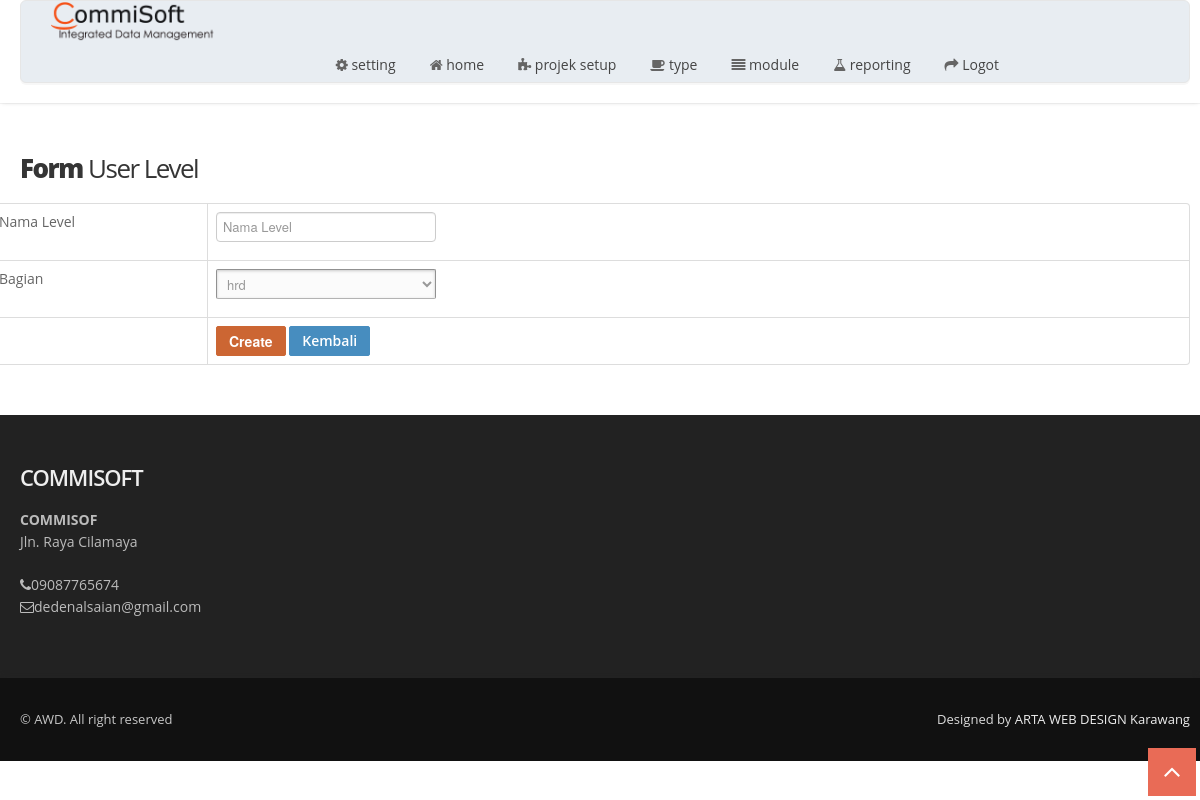
The app's page /index.php/userlevel/create with its own data.
### tables this page shows
CREATE TABLE `tbl_menu`  (
  `id_menu` int(11) NOT NULL AUTO_INCREMENT,
  `title` varchar(50) NOT NULL,
  `url` varchar(30) NOT NULL,
  `icon` varchar(30) NOT NULL,
  `is_main_menu` int(11) NOT NULL,
  `is_aktif` enum('y','n') NOT NULL COMMENT 'y=yes,n=no',
  PRIMARY KEY (`id_menu`) USING BTREE
);

CREATE TABLE `tbl_perusahaan`  (
  `id_perusahaan` int(11) NOT NULL AUTO_INCREMENT,
  `kode` varchar(6) NOT NULL,
  `nama_perusahaan` varchar(100) NOT NULL,
  `biodata` text NOT NULL,
  `no_izin` varchar(50) NOT NULL,
  `no_hp` varchar(20) NOT NULL,
  `no_pajak` varchar(25) NOT NULL,
  `alamat` text NOT NULL,
  `email` varchar(250) NOT NULL,
  `password_email` varchar(250) NOT NULL,
  `tgl_berdiri` date NOT NULL,
  `images` text NOT NULL,
  PRIMARY KEY (`id_perusahaan`) USING BTREE
);

### application/libraries/Template.php (called while the page is built, shortened)
<?php if ( ! defined('BASEPATH')) exit('No direct script access allowed');
class Template {
		var $template_data = array();
		function set($name, $value)
		{
			$this->template_data[$name] = $value;
		}
		function load($template = '', $view = '' , $view_data = array(), $return = FALSE)
		{
			$this->CI =& get_instance();
			return $this->CI->load->view($template, $this->template_data, $return);
		}
}

### application/controllers/Userlevel.php (called while the page is built, shortened)
<?php
class Userlevel extends CI_Controller
{
    public function create()
    {
        $data = array(
            'button' => 'Create',
            'action' => site_url('userlevel/create_action'),
	    'id_user_level' => set_value('id_user_level'),
	    'nama_level' => set_value('nama_level'),
        'bagian' => set_value('bagian'),
	);
        $this->template->load('template','userlevel/tbl_user_level_form', $data);
    }
}

### index.php (called while the page is built, shortened)
<?php
require_once BASEPATH.'core/CodeIgniter.php';

### application/views/template.php (the view, shortened to what this page needs)
<?php $perus = $this->db->get_where('tbl_perusahaan','id_perusahaan=1')->row();?>
<!DOCTYPE html>
<html lang="en">
<head>
  <link href="<?=base_url('') ?>assets/css/bootstrap.css" rel="stylesheet" />
  <link href="<?=base_url('') ?>assets/css/bootstrap-responsive.css" rel="stylesheet" />
  <link href="<?=base_url('') ?>assets/css/flexslider.css" rel="stylesheet" />
  <link href="<?=base_url('') ?>assets/css/prettyPhoto.css" rel="stylesheet" />
  <link href="<?=base_url('') ?>assets/css/camera.css" rel="stylesheet" />
  <link href="<?=base_url('') ?>assets/css/jquery.bxslider.css" rel="stylesheet" />
  <link href="<?=base_url('') ?>assets/css/style.css" rel="stylesheet" />
  <link href="<?=base_url('') ?>assets/color/default.css" rel="stylesheet" />
</head>
<body>
  <div id="wrapper">
    <header>
      <div class="container">
        <div class="row nomargin pricing-box-wrap animated-fast flyIn">
          <div class="span2">
            <div class="logo">
              <a href="<?=base_url('') ?>"><img src="<?=base_url('assets/') ?>img/logo.png" alt="ARTA WEB DESIGN KARAWANG"/></a>
            </div>
          </div>
          <div class="span10">
            <div class="navbar navbar-static-top">
              <div class="navigation">
                <nav>
                  <ul class="nav topnav">
                      <?php
        $setting = $this->db->get_where('tbl_setting',array('id_setting'=>1))->row_array();
        if($setting['value']=='ya'){
            $id_user_level = $this->session->userdata('id_user_level');
            $sql_menu = "SELECT *
            FROM tbl_menu
            WHERE id_menu in(select id_menu from tbl_hak_akses where id_user_level=$id_user_level) and is_main_menu=0 and is_aktif='y' order by id_menu asc";
        }else{
            $sql_menu = "select * from tbl_menu where is_aktif='y' and is_main_menu=0 order by id_menu asc";
        }
        $main_menu = $this->db->query($sql_menu)->result();
        foreach ($main_menu as $menu){
            $this->db->where('is_main_menu',$menu->id_menu);
            $this->db->where('is_aktif','y');
            $this->db->order_by('id_menu', 'asc');
            $submenu = $this->db->get('tbl_menu');
            if($submenu->num_rows()>0){
                echo "<li class='dropdown'>
                        <a href='#'>
                            <i class='$menu->icon'></i> <span>".strtolower($menu->title)."</span>
                            <span class='pull-right-container'>
                                <i class='fa fa-angle-left pull-right'></i>
                            </span>
                        </a>
                        <ul class='dropdown-menu' >";
                        echo" </ul>
                    </li>";
            }else{
                echo "<li>";
                echo anchor($menu->url,"<i class='".$menu->icon."'></i> ".strtolower($menu->title));
                echo "</li>";
            }
        }
        ?>
                  <li><?php echo anchor('auth/logout',"<i class='icon-share-alt'></i> Logot");?></li>
                  </ul>
                </nav>
              </div>
            </div>
          </div>
        </div>
      </div>
    </header>
      <?=$contents ?>
    <footer>
      <div class="container">
        <div class="row">
          <div class="span12">
            <div class="widget">
              <h5 class="widgetheading">COMMISOFT</h5>
              			<address>
							<strong><?=$perus->nama_perusahaan;?></strong><br>
							<?=$perus->alamat;?> <br>
						</address>
              <p>
                <i class="icon-phone"></i><?=$perus->no_hp;?><br>
                <i class="icon-envelope-alt"></i><?=$perus->email;?>
              </p>
            </div>
          </div>
        </div>
      </div>
      <div id="sub-footer">
        <div class="container">
          <div class="row">
            <div class="span6">
              <div class="copyright">
                <p><span>&copy; AWD. All right reserved</span></p>
              </div>
            </div>
            <div class="span6">
              <div class="credits">
                Designed by <a href="<?=base_url('') ?>">ARTA WEB DESIGN Karawang</a>
              </div>
            </div>
          </div>
        </div>
      </div>
    </footer>
  <a href="#" class="scrollup"><i class="icon-angle-up icon-square icon-bglight icon-2x active"></i></a>
</body>
</html>

### assets/css/style.css (style rules this page uses)
body { font-family: 'Open Sans', sans-serif; font-size: 14px; font-weight: 400; line-height: 1.6em; color: #656565; }
a { color: #4b5056; }
.bold { font-weight: 900; }
.container { padding: 0 20px 0 20px; position: relative; }
#wrapper { width: 100%; margin: 0; padding: 0; }
.row { margin-bottom: 30px; }
.row.nomargin { margin-bottom: 0; }
header { background: #fff; margin: 0; padding: 0 0 20px; position: relative; z-index: 2000; -webkit-box-shadow: 0 2px 4px -2px #ddd; -moz-box-shadow: 0 2px 4px -2px #ddd; box-shadow: 0 2px 4px -2px #ddd; }
header .logo { float: left; }
header .logo img { margin-bottom: 5px; }
header .navigation { float: right; }
header ul.nav li { border: none; margin: 0; }
header ul.nav li a { border: none; font-weight: 400; }
.navbar .nav>li>a { font-size: 14px; color: #444; text-shadow: none; }
header ul.nav li a i { color: #656565; }
ul.nav li.dropdown a { z-index: 1000; display: block; }
footer { padding: 50px 0 0 0; color: #bbb; background: #222; }
footer a { color: #eee; text-decoration: none; }
footer h1, footer h2, footer h3, footer h4, footer h5, footer h6 { color: #eee; }
footer address { line-height: 1.6em; }
footer h5.widgetheading { text-transform: none; font-weight: 600; letter-spacing: -1px; margin-bottom: 20px; }
footer .widget i { color: #bbb; }
#sub-footer { background: #111; text-shadow: none; color: #ddd; padding: 0; padding-top: 30px; margin: 20px 0 0 0; -webkit-box-shadow: 0 -4px 4px -2px #222; -moz-box-shadow: 0 -4px 4px -2px #222; box-shadow: 0 -4px 4px -2px #222; }
#sub-footer p { margin: 0; padding: 0; }
#sub-footer span { color: #c7c7c7; }
.copyright p { text-align: left; font-size: 13px; }
.credits { text-align: right; font-size: 13px; }
.scrollup { position: fixed; width: 32px; height: 32px; bottom: 20px; right: 20px; }
a.scrollup { outline: 0; text-decoration: none; }
a i.icon-bglight, a i.icon-bgdark, a i.icon-bgprimary, a i.icon-bgwarning, a i.icon-bgsuccess, a i.icon-bginverse, a i.icon-bgdanger { display: inline-block; }
[class^="icon-"], [class*=" icon-"] { color: #404040; }

### assets/color/default.css (style rules this page uses)
[class^="icon-"].active { color:#e96b56; }
i.icon-bglight.active { background: #e96b56; }

### assets/css/overwrite.css (style rules this page uses)
h1, h2, h3, h4, h5, h6 { font-family:'Open Sans', sans-serif; color:#353535; font-weight:400; line-height:1.1em; margin-top:0; }
h5 { font-size:22px; margin-bottom:20px; }
.widget h4,.widget h5 { font-weight:300; margin-bottom:20px; }
ul, ol { padding: 0; margin: 0 0 10px 25px; }
li { line-height: 1.6em; }
.navbar .nav { border-right:none; border-left:none; }
.navbar .nav > li > a { float: none; font-size:13px; margin-left:10px; margin-right:0; text-decoration: none; text-shadow: none; border-right:none; border-left:none; color: #fff; border:2px solid transparent; padding:4px 10px 4px 10px; background-image: none; background: none; }

### assets/css/shortcodes.css (style rules this page uses)
.pricing-box-wrap { border: 1px solid #e6e6e6; background:#e8edf2; position:relative; margin:0 0 20px 0; padding:0; -webkit-box-shadow: 0 2px 0 rgba(0,0,0,0.03); -moz-box-shadow: 0 2px 0 rgba(0,0,0,0.03); box-shadow: 0 2px 0 rgba(0,0,0,0.03); border-radius: 6px; -moz-border-radius: 6px; -webkit-border-radius: 6px; }
i.icon-bglight { color: #444; background: #f7f7f7; }
i.icon-bglight.active { color: #fff; }
.icon-square { display: inline-block; text-align: center; color: #444; background: #f5f5f5; width: 24px !important; height: 24px !important; line-height: 24px !important; }
.icon-square.icon-2x { width: 48px !important; height: 48px !important; line-height: 48px !important; }

### records on screen
tbl_menu: title "setting"
tbl_menu: url+icon+title "home"
tbl_menu: title "projek setup"
tbl_menu: title "type"
tbl_menu: title "module"
tbl_menu: title "reporting"
tbl_perusahaan: nama_perusahaan "COMMISOF", alamat "Jln. Raya Cilamaya", no_hp "09087765674", email "dedenalsaian@gmail.com"

### other values on screen
anchor('auth/logout',"<i class='icon-share-alt'></i> Logot") "Logot"
$button "Create"
